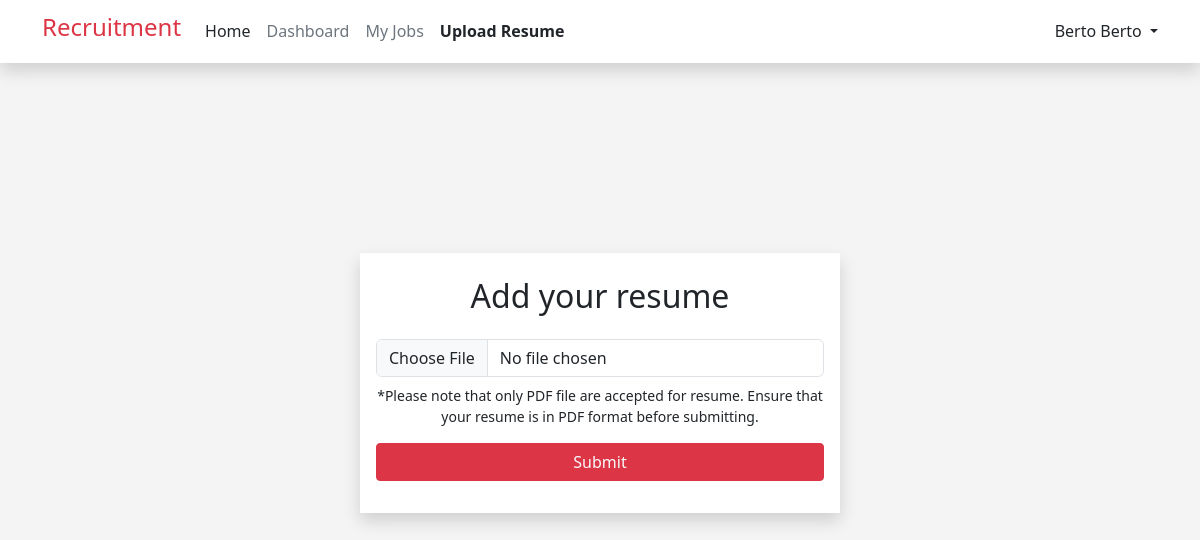
/upload_resume.php (signed in), run on an earlier commit of the app's database.
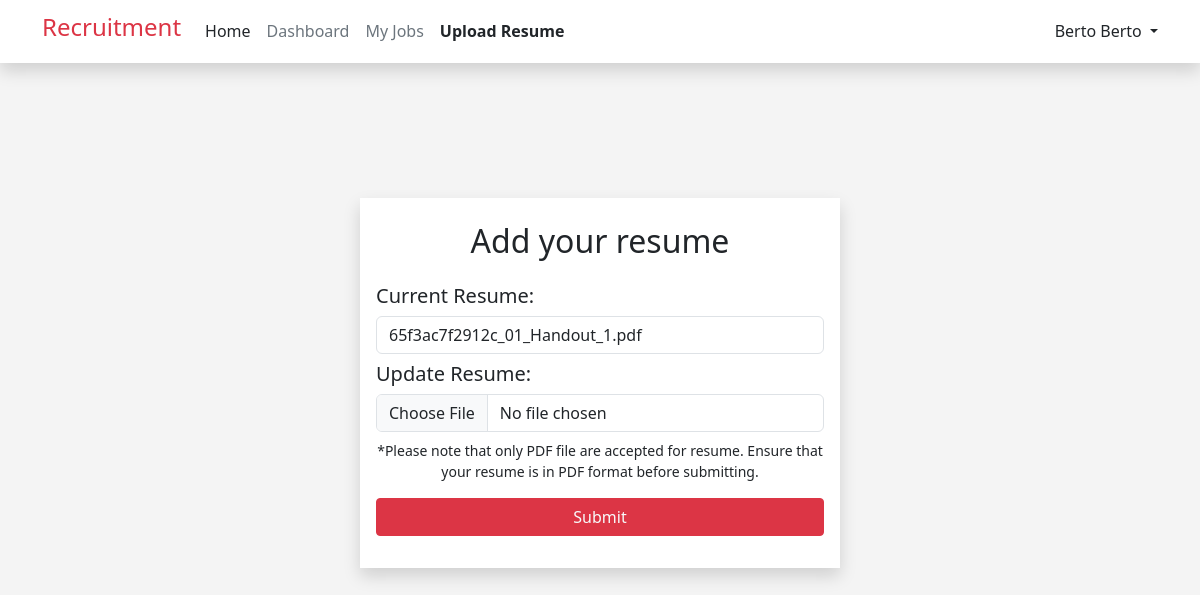
And on a later commit of the database.
### tables this page shows
CREATE TABLE `user` (
  `id` int(11) NOT NULL,
  `first_name` varchar(255) NOT NULL,
  `last_name` varchar(255) NOT NULL,
  `email` varchar(255) NOT NULL,
  `password` varchar(255) NOT NULL,
  `role` varchar(255) NOT NULL,
  `resume` varchar(255) NOT NULL
);

### upload_resume.php (the view, shortened to what this page needs)
<?php
include("header.php");
include("dbconn.php");
if (!isset($_SESSION['user_id'])) {
    header('Location: login.php');
    exit();
} else {
    $userId = $_SESSION['user_id'];
    $query = "SELECT resume FROM user WHERE id='$userId'";
    $result = mysqli_query($conn, $query);
    $row = mysqli_fetch_array($result);
}
?>
<!DOCTYPE html>
<html lang="en">
<head>
</head>
<body style="background-color: #F4F4F4; ">
    <div class="d-flex justify-content-center align-items-center" style="min-height: 80vh;">
        <div class="border-0 shadow bg-white" style="width: 30em;">
            <div class="card border-0 bg-transparent card_login">
                <div class="text-center mt-4">
                    <h2>Add your resume</h2>
                </div>
                <div class="card-body">
                    <form action="upload_resume_process.php" method="POST" enctype="multipart/form-data">
                        <div class="col w-100 ">
                            <div class="mb-2">
                                <?php
                                if ($row['resume']) {
                                    echo '
                                        <h5>Current Resume:</h5>
                                        <input type="text" class="form-control" value="' . $row['resume'] . '" readonly>
                                        <h5 class="mt-2">Update Resume:</h5>
                                        <input type="hidden" class="form-control" name="name" required>
                                        <input type="file" class="form-control" name="resume_file" accept=".pdf" required>
                                   ';
                                } else {
                                    echo '
                                        <input type="hidden" class="form-control" name="name" required>
                                        <input type="file" class="form-control" name="resume_file" accept=".pdf" required>
                                    ';
                                }
                                ?>
                            </div>
                        </div>
                        <div class="text-center">
                            <small>
                                *Please note that only PDF file are accepted for resume. Ensure that your resume is in
                                PDF format before submitting.
                            </small>
                        </div>
                        <div class="mb-1 d-flex justify-content-center mt-3">
                            <button class="btn btn-danger btn-fluid rounded-1 w-100 text-light" type="submit"
                                name="submit">
                                Submit
                            </button>
                        </div>
                    </form>
                </div>
            </div>
        </div>
    </div>
</body>
</html>

What changed in the data, as far as the page shows it:
now on this page (row edited): user: resume "65f3ac7f2912c_01_Handout_1.pdf"
Also different on the page:
text now shown: "Current Resume: Update Resume:"
